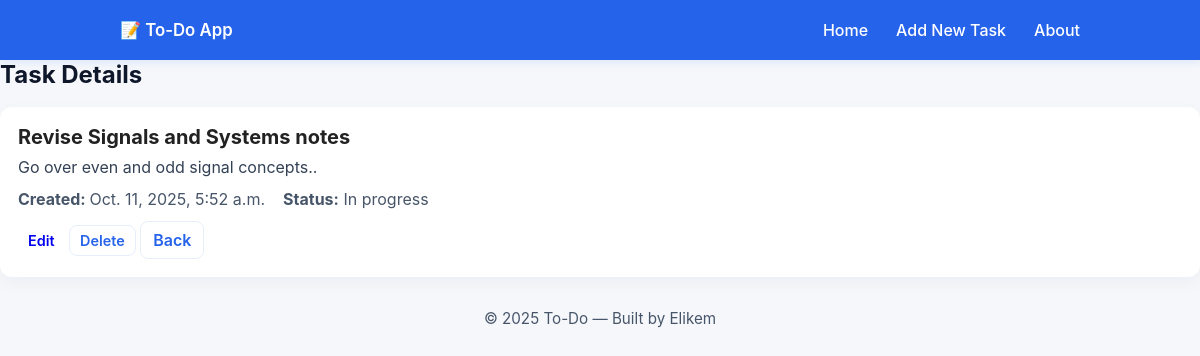
The app's page /task/20/ with its own data.
### main_blog/models.py (models this page shows, shortened)
class Todo(models.Model):
    title = models.CharField(max_length=100)
    description = models.CharField(max_length=300)
    completed = models.BooleanField(default=False)
    created_at = models.DateTimeField(auto_now_add= True)
    updated_at = models.DateTimeField(auto_now=True)
    category = models.ForeignKey(Category,on_delete=models.CASCADE,related_name="tasks")

### main_blog/views.py (the view)
# urls.py: path("task/<int:id>/",views.view_task,name = "view_task"),
def view_task(request,id):
    task = Todo.objects.get(id = id)
    context = {
        "task":task
    }
    return render(request,"view_task.html",context)

### main_blog/templates/view_task.html (shortened to what this page needs)
{% extends 'base.html' %}
{% load static %}
{% block body %}
  <main class="main
  <main class="main-content">
    <h1 class="page-title">Task Details</h1>
    <section class="detail-card">
      <h2 class="detail-title">{{task.title}}</h2>
      <p class="detail-desc">{{task.description}}.</p>
      <ul class="meta-list">
        <li><strong>Created: </strong> {{task.created_at}}</li>
          {% if task.completed%}
          <li><strong>Status:</strong> Completed </li>
          {% else %}
          <li><strong>Status:</strong> In progress </li>
          {% endif %}
      </ul>
      <div class="view-actions">
        <a class="btn small" href="{% url 'edit_task' task.id %}">Edit</a>
        <a href="{% url 'delete_task' task.id %}" class="btn small ghost">Delete</a>
        <a class="btn ghost" href="{{request.META.HTTP_REFERER}}">Back</a>
      </div>
    </section>
  </main>
{% endblock body%}

### main_blog/static/style.css (style rules this page uses)
* { box-sizing: border-box; margin: 0; padding: 0; }
html,body { height: 100%; }
body { font-family: Inter, system-ui, -apple-system, "Segoe UI", Roboto, "Helvetica Neue", Arial; background: #f5f7fb; color: #222; display: flex; flex-direction: column; min-height: 100vh; -webkit-font-smoothing: antialiased; -moz-osx-font-smoothing: grayscale; }
.page-title { margin-bottom: 18px; font-size: 1.5rem; color: #0f172a; }
.task-container, .form-card, .detail-card, .info-card { background: #fff; border-radius: 12px; padding: 18px; box-shadow: 0 6px 18px rgba(15,23,42,0.04); }
.btn { display: inline-block; padding: 8px 12px; border-radius: 8px; font-weight: 600; text-decoration: none; border: none; cursor: pointer; background: transparent; }
.btn.small { padding: 6px 10px; font-size: 0.9rem; }
.btn.ghost { border: 1px solid #e6eefc; color: #2563eb; background: transparent; }
.detail-title { font-size: 1.25rem; margin-bottom: 8px; }
.detail-desc { color: #334155; margin-bottom: 12px; }
.meta-list { list-style: none; margin-bottom: 12px; display: flex; gap: 18px; color: #475569; }

### records on screen
Todo: title "Revise Signals and Systems notes", description "Go over even and odd signal concepts.", created_at "Oct. 11, 2025, 5:52 a.m."
